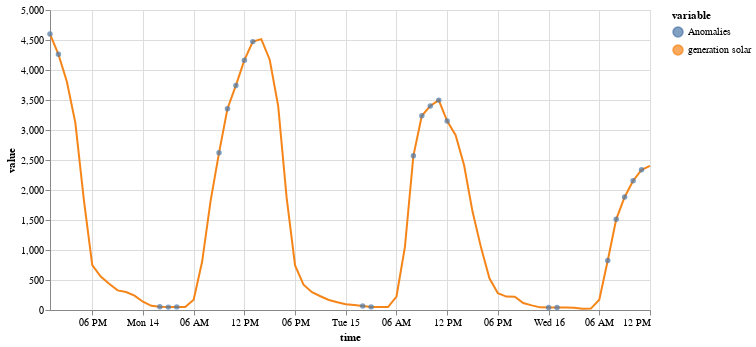

The notebook cell this image was saved under:
### Code cell
(
    on.Plot(test[:72])
    .add(on.marks.line)
    .add(on.marks.mark, data=predetected[:72].rename({"generation solar": "Anomalies"}), type="dot")
    .properties(width=600, height=300)
    .show()
)

### Figure 1 — Vega specification as saved in the notebook (floating-point values rounded to 4 significant figures)
{"$schema": "https://vega.github.io/schema/vega/v5.json", "data": [{"name": "source_0", "values": [{"time": "2015-09-13T13:00:00.000", "variable": "generation solar", "value": 4599.0}, {"time": "2015-09-13T14:00:00.000", "variable": "generation solar", "value": 4261.0}, {"time": "2015-09-13T15:00:00.000", "variable": "generation solar", "value": 3805.0}, {"time": "2015-09-13T16:00:00.000", "variable": "generation solar", "value": 3118.0}, {"time": "2015-09-13T17:00:00.000", "variable": "generation solar", "value": 1844.0}, {"time": "2015-09-13T18:00:00.000", "variable": "generation solar", "value": 747.0}, {"time": "2015-09-13T19:00:00.000", "variable": "generation solar", "value": 557.0}, {"time": "2015-09-13T20:00:00.000", "variable": "generation solar", "value": 436.0}, {"time": "2015-09-13T21:00:00.000", "variable": "generation solar", "value": 327.0}, {"time": "2015-09-13T22:00:00.000", "variable": "generation solar", "value": 300.0}, {"time": "2015-09-13T23:00:00.000", "variable": "generation solar", "value": 240.0}, {"time": "2015-09-14T00:00:00.000", "variable": "generation solar", "value": 138.0}, {"time": "2015-09-14T01:00:00.000", "variable": "generation solar", "value": 69.0}, {"time": "2015-09-14T02:00:00.000", "variable": "generation solar", "value": 55.0}, {"time": "2015-09-14T03:00:00.000", "variable": "generation solar", "value": 48.0}, {"time": "2015-09-14T04:00:00.000", "variable": "generation solar", "value": 52.0}, {"time": "2015-09-14T05:00:00.000", "variable": "generation solar", "value": 51.0}, {"time": "2015-09-14T06:00:00.000", "variable": "generation solar", "value": 170.0}, {"time": "2015-09-14T07:00:00.000", "variable": "generation solar", "value": 803.0}, {"time": "2015-09-14T08:00:00.000", "variable": "generation solar", "value": 1816.0}, {"time": "2015-09-14T09:00:00.000", "variable": "generation solar", "value": 2619.0}, {"time": "2015-09-14T10:00:00.000", "variable": "generation solar", "value": 3354.0}, {"time": "2015-09-14T11:00:00.000", "variable": "generation solar", "value": 3743.0}, {"time": "2015-09-14T12:00:00.000", "variable": "generation solar", "value": 4164.0}, {"time": "2015-09-14T13:00:00.000", "variable": "generation solar", "value": 4473.0}, {"time": "2015-09-14T14:00:00.000", "variable": "generation solar", "value": 4514.0}, {"time": "2015-09-14T15:00:00.000", "variable": "generation solar", "value": 4171.0}, {"time": "2015-09-14T16:00:00.000", "variable": "generation solar", "value": 3403.0}, {"time": "2015-09-14T17:00:00.000", "variable": "generation solar", "value": 1872.0}, {"time": "2015-09-14T18:00:00.000", "variable": "generation solar", "value": 743.0}, {"time": "2015-09-14T19:00:00.000", "variable": "generation solar", "value": 421.0}, {"time": "2015-09-14T20:00:00.000", "variable": "generation solar", "value": 296.0}, {"time": "2015-09-14T21:00:00.000", "variable": "generation solar", "value": 229.0}, {"time": "2015-09-14T22:00:00.000", "variable": "generation solar", "value": 167.0}, {"time": "2015-09-14T23:00:00.000", "variable": "generation solar", "value": 128.0}, {"time": "2015-09-15T00:00:00.000", "variable": "generation solar", "value": 96.0}, {"time": "2015-09-15T01:00:00.000", "variable": "generation solar", "value": 83.0}, {"time": "2015-09-15T02:00:00.000", "variable": "generation solar", "value": 66.0}, {"time": "2015-09-15T03:00:00.000", "variable": "generation solar", "value": 52.0}, {"time": "2015-09-15T04:00:00.000", "variable": "generation solar", "value": 51.0}, {"time": "2015-09-15T05:00:00.000", "variable": "generation solar", "value": 49.0}, {"time": "2015-09-15T06:00:00.000", "variable": "generation solar", "value": 225.0}, {"time": "2015-09-15T07:00:00.000", "variable": "generation solar", "value": 1052.0}, {"time": "2015-09-15T08:00:00.000", "variable": "generation solar", "value": 2569.0}, {"time": "2015-09-15T09:00:00.000", "variable": "generation solar", "value": 3237.0}, {"time": "2015-09-15T10:00:00.000", "variable": "generation solar", "value": 3401.0}, {"time": "2015-09-15T11:00:00.000", "variable": "generation solar", "value": 3498.0}, {"time": "2015-09-15T12:00:00.000", "variable": "generation solar", "value": 3149.0}, {"time": "2015-09-15T13:00:00.000", "variable": "generation solar", "value": 2914.0}, {"time": "2015-09-15T14:00:00.000", "variable": "generation solar", "value": 2412.0}, {"time": "2015-09-15T15:00:00.000", "variable": "generation solar", "value": 1640.0}, {"time": "2015-09-15T16:00:00.000", "variable": "generation solar", "value": 1044.0}, {"time": "2015-09-15T17:00:00.000", "variable": "generation solar", "value": 529.0}, {"time": "2015-09-15T18:00:00.000", "variable": "generation solar", "value": 281.0}, {"time": "2015-09-15T19:00:00.000", "variable": "generation solar", "value": 224.0}, {"time": "2015-09-15T20:00:00.000", "variable": "generation solar", "value": 220.0}, {"time": "2015-09-15T21:00:00.000", "variable": "generation solar", "value": 116.0}, {"time": "2015-09-15T22:00:00.000", "variable": "generation solar", "value": 77.0}, {"time": "2015-09-15T23:00:00.000", "variable": "generation solar", "value": 44.0}, {"time": "2015-09-16T00:00:00.000", "variable": "generation solar", "value": 41.0}, {"time": "2015-09-16T01:00:00.000", "variable": "generation solar", "value": 42.0}, {"time": "2015-09-16T02:00:00.000", "variable": "generation solar", "value": 42.0}, {"time": "2015-09-16T03:00:00.000", "variable": "generation solar", "value": 37.0}, {"time": "2015-09-16T04:00:00.000", "variable": "generation solar", "value": 22.0}, {"time": "2015-09-16T05:00:00.000", "variable": "generation solar", "value": 23.0}, {"time": "2015-09-16T06:00:00.000", "variable": "generation solar", "value": 171.0}, {"time": "2015-09-16T07:00:00.000", "variable": "generation solar", "value": 824.0}, {"time": "2015-09-16T08:00:00.000", "variable": "generation solar", "value": 1512.0}, {"time": "2015-09-16T09:00:00.000", "variable": "generation solar", "value": 1883.0}, {"time": "2015-09-16T10:00:00.000", "variable": "generation solar", "value": 2155.0}, {"time": "2015-09-16T11:00:00.000", "variable": "generation solar", "value": 2337.0}, {"time": "2015-09-16T12:00:00.000", "variable": "generation solar", "value": 2402.0}], "transform": [{"type": "formula", "expr": "toDate(datum['time'])", "as": "time"}]}, {"name": "source_1", "values": [{"time": "2015-09-13T13:00:00.000", "value": 4599.0, "variable": "Anomalies"}, {"time": "2015-09-13T14:00:00.000", "value": 4261.0, "variable": "Anomalies"}, {"time": "2015-09-14T02:00:00.000", "value": 55.0, "variable": "Anomalies"}, {"time": "2015-09-14T03:00:00.000", "value": 48.0, "variable": "Anomalies"}, {"time": "2015-09-14T04:00:00.000", "value": 52.0, "variable": "Anomalies"}, {"time": "2015-09-14T09:00:00.000", "value": 2619.0, "variable": "Anomalies"}, {"time": "2015-09-14T10:00:00.000", "value": 3354.0, "variable": "Anomalies"}, {"time": "2015-09-14T11:00:00.000", "value": 3743.0, "variable": "Anomalies"}, {"time": "2015-09-14T12:00:00.000", "value": 4164.0, "variable": "Anomalies"}, {"time": "2015-09-14T13:00:00.000", "value": 4473.0, "variable": "Anomalies"}, {"time": "2015-09-15T02:00:00.000", "value": 66.0, "variable": "Anomalies"}, {"time": "2015-09-15T03:00:00.000", "value": 52.0, "variable": "Anomalies"}, {"time": "2015-09-15T08:00:00.000", "value": 2569.0, "variable": "Anomalies"}, {"time": "2015-09-15T09:00:00.000", "value": 3237.0, "variable": "Anomalies"}, {"time": "2015-09-15T10:00:00.000", "value": 3401.0, "variable": "Anomalies"}, {"time": "2015-09-15T11:00:00.000", "value": 3498.0, "variable": "Anomalies"}, {"time": "2015-09-15T12:00:00.000", "value": 3149.0, "variable": "Anomalies"}, {"time": "2015-09-16T00:00:00.000", "value": 41.0, "variable": "Anomalies"}, {"time": "2015-09-16T01:00:00.000", "value": 42.0, "variable": "Anomalies"}, {"time": "2015-09-16T07:00:00.000", "value": 824.0, "variable": "Anomalies"}, {"time": "2015-09-16T08:00:00.000", "value": 1512.0, "variable": "Anomalies"}, {"time": "2015-09-16T09:00:00.000", "value": 1883.0, "variable": "Anomalies"}, {"time": "2015-09-16T10:00:00.000", "value": 2155.0, "variable": "Anomalies"}, {"time": "2015-09-16T11:00:00.000", "value": 2337.0, "variable": "Anomalies"}], "transform": [{"type": "formula", "expr": "toDate(datum['time'])", "as": "time"}]}, {"name": "source_0_color_domain_variable_0", "values": [{"variable": "generation solar"}]}, {"name": "source_1_color_domain_variable_1", "values": [{"variable": "Anomalies"}]}], "marks": [{"type": "group", "name": "layer_0_pathgroup", "from": {"facet": {"data": "source_0", "name": "faceted_path_layer_0_main", "groupby": ["variable"]}}, "encode": {"update": {"width": {"field": {"signal": null, "datum": null, "group": "width", "parent": null}}, "height": {"field": {"signal": null, "datum": null, "group": "height", "parent": null}}}}, "marks": [{"type": "line", "name": "layer_0_marks", "from": {"data": "faceted_path_layer_0_main"}, "sort": {"field": "x"}, "encode": {"update": {"stroke": {"field": "variable", "scale": "color"}, "y": {"field": "value", "scale": "y"}, "defined": {"signal": "isValid(datum[\"time\"]) && isFinite(+datum[\"time\"]) && isValid(datum[\"value\"]) && isFinite(+datum[\"value\"])"}, "x": {"field": "time", "scale": "x"}}}, "style": ["line"]}]}, {"type": "symbol", "name": "layer_1_marks", "from": {"data": "source_1"}, "encode": {"update": {"shape": {"value": "circle"}, "opacity": {"value": 0.7}, "x": {"field": "time", "scale": "x"}, "y": {"field": "value", "scale": "y"}, "fill": {"field": "variable", "scale": "color"}}}, "style": ["circle"]}], "scales": [{"name": "x", "type": "time", "domain": {"fields": [{"data": "source_0", "field": "time"}, {"data": "source_1", "field": "time"}]}, "range": [0, {"signal": "width"}]}, {"name": "y", "type": "linear", "domain": {"fields": [{"data": "source_0", "field": "value"}, {"data": "source_1", "field": "value"}]}, "range": [{"signal": "height"}, 0], "zero": true, "nice": true}, {"name": "color", "type": "ordinal", "domain": {"fields": [{"data": "source_0_color_domain_variable_0", "field": "variable"}, {"data": "source_1_color_domain_variable_1", "field": "variable"}], "sort": true}, "range": "category"}], "axes": [{"scale": "x", "maxExtent": 0, "grid": true, "labels": false, "aria": false, "minExtent": 0, "orient": "bottom", "ticks": false, "zindex": 0, "domain": false, "tickCount": {"signal": "ceil(width/40)"}, "gridScale": "y"}, {"scale": "y", "aria": false, "ticks": false, "maxExtent": 0, "orient": "left", "zindex": 0, "tickCount": {"signal": "ceil(height/40)"}, "domain": false, "grid": true, "labels": false, "minExtent": 0, "gridScale": "x"}, {"scale": "x", "zindex": 0, "grid": false, "orient": "bottom", "labelFlush": true, "title": "time", "labelOverlap": true, "tickCount": {"signal": "ceil(width/40)"}}, {"scale": "y", "labelOverlap": true, "orient": "left", "zindex": 0, "title": "value", "grid": false, "tickCount": {"signal": "ceil(height/40)"}}], "legends": [{"stroke": "color", "symbolType": "circle", "title": "variable", "fill": "color", "encode": {"symbols": {"update": {"opacity": {"value": 0.7}}}}}], "padding": 5, "width": 600, "background": "white", "height": 300, "style": "cell"}
